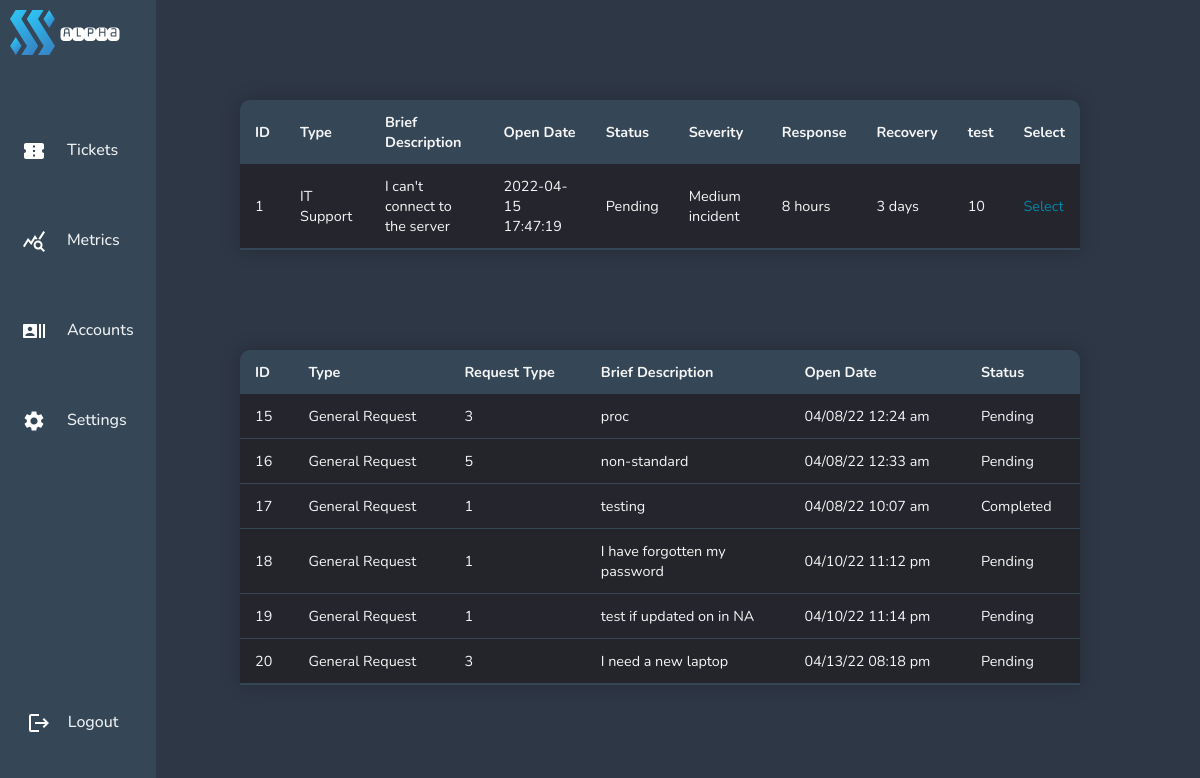
Page /pages/adminviewticket.php on the earlier database version.
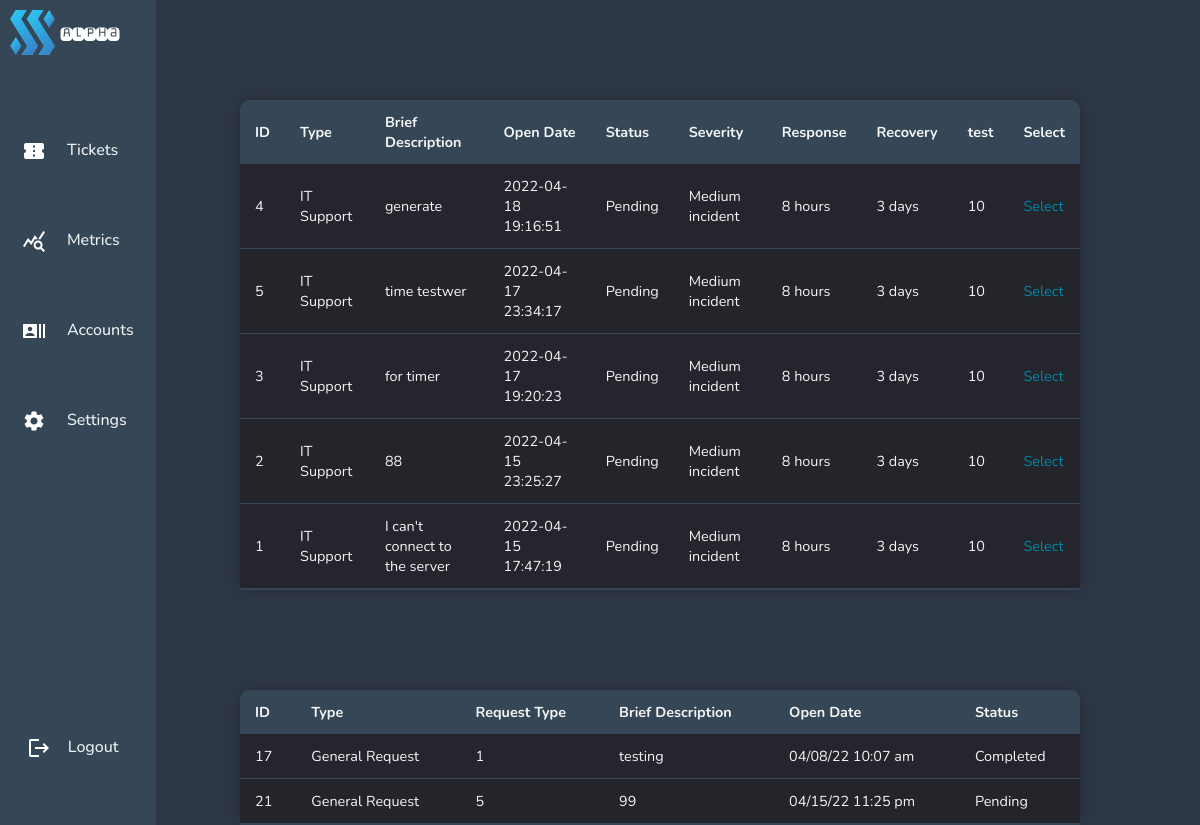
Same page on the later database version.
### tables this page shows
CREATE TABLE "requestticket" (
	"id"	INTEGER,
	"user"	INTEGER,
	"type"	TEXT,
	"request"	TEXT,
	"brief"	TEXT,
	"full"	TEXT,
	"status"	TEXT,
	"createdon"	TEXT,
	"comment"	TEXT,
	"updatedon"	TEXT,
	PRIMARY KEY("id" AUTOINCREMENT)
);

### pages/adminviewticket.php (the view, shortened to what this page needs)
<!DOCTYPE html>
<html lang="en">
<head>
    <?php include'../navigation/admindashnavbar.php';
    require ('../config/dbcon.php'); ?>
    <link rel="stylesheet" href="../navigation/admindashnavbar.css">
    <link rel="stylesheet" href="../css/admintickettable.css">
</head>
<body bgcolor="#2E3746">
<div class="full-screen-container">
    <?php
    $query = "
select itticket.id, itticket.type, itticket.brief, itticket.createdon, itticket.status,
itsupportservices.severity, itsupportservices.response, itsupportservices.recovery
from itticket
left join itsupportservices
on itticket.severity=itsupportservices.id
order by itticket.createdon DESC;
";
    $statement = $conn->prepare($query);
    $statement->execute();
    $statement->setFetchMode(PDO::FETCH_OBJ);
    $result = $statement->fetchAll();
    ?>
    <table class="ticket-table">
        <thead>
        <tr>
            <th>ID</th>
            <th>Type</th>
            <th>Brief Description</th>
            <th>Open Date</th>
            <th>Status</th>
            <th>Severity</th>
            <th>Response</th>
            <th>Recovery</th>
            <th>test</th>
            <th>Select</th>
            <?php $test  = 10; ?>
        </tr>
        </thead>
        <?php foreach($result as $data) { ?>
            <tr>
                <td><?= $data->id; ?> </td>
                <td><?= $data->type; ?> </td>
                <td><?= $data->brief; ?> </td>
                <td><?= $data->createdon; ?> </td>
                <td><?= $data->status; ?> </td>
                <td><?= $data->severity; ?> </td>
                <td><?= $data->response; ?> </td>
                <td><?= $data->recovery; ?> </td>
                <td><?= $test; ?> </td>
                <td>
                    <a href="../pages/admin-select-ticket.php?id=<?= $data->id; ?>" class="selectbutton">Select</a>
                </td>
            </tr>
            <?php
        }
        ?>
    </table>
    <?php
    $query = "SELECT * FROM requestticket";
    $statement = $conn->prepare($query);
    $statement->execute();
    $statement->setFetchMode(PDO::FETCH_OBJ);
    $result = $statement->fetchAll();
    ?>
    <table class="ticket-table" >
        <thead>
        <tr>
            <th>ID</th>
            <th>Type</th>
            <th>Request Type</th>
            <th>Brief Description</th>
            <th>Open Date</th>
            <th>Status</th>
        </tr>
        </thead>
        <?php foreach($result as $data) { ?>
            <tr>
                <td><?= $data->id; ?> </td>
                <td><?= $data->type; ?> </td>
                <td><?= $data->request; ?> </td>
                <td><?= $data->brief; ?> </td>
                <td><?= $data->createdon; ?> </td>
                <td><?= $data->status; ?> </td>
            </tr>
            <?php
        }
        ?>
    </table>
</div>
</body>
</html>

### navigation/admindashnavbar.php (shortened to what this page needs)
<!DOCTYPE html>
    <head>
        <link rel="stylesheet" href="admindashnavbar.css">
    </head>
    <body>
    <div class="navbar">
        <header>
            <a class="logo" href="/"><img src="../images/logo.svg" width="45" height="45" alt="logo"></a>
            <a class="logo2" href="/"><img src="../images/alpha.svg" width="60" height="60" alt="logo"></a>
            <nav>
                <ul class="nav__links">
                    <li><a href="../pages/admin-ticket-type-selection.php" class="link1">&nbsp;&nbsp;&nbsp;&nbsp;&nbsp;Tickets</a></li>
                    <li><a href="../pages/metrics.php" class="link2">&nbsp;&nbsp;&nbsp;&nbsp;&nbsp;Metrics</a></li>
                    <li><a href="../pages/accounts.php" class="link3">&nbsp;&nbsp;&nbsp;&nbsp;&nbsp;Accounts</a></li>
                    <li><a href="#" class="link4">&nbsp;&nbsp;&nbsp;&nbsp;&nbsp;Settings</a></li>
                </ul>
            </nav>
            <a class="cta" href="../pages/home.php">&nbsp;&nbsp;&nbsp;&nbsp;Logout</a>
        </header>
    </div>
    </body>
</html>

### navigation/admindashnavbar.css (style rules this page uses)
* { box-sizing: border-box; margin: 0; padding: 0; }
header { flex-direction: column; height: 100%; width: 13%; top: 0; left: 0; position: fixed; background-color: #354656 ; }
.logo { position: fixed; top: 10px; left: 10px; z-index: 9999; }
.logo2 { position: fixed; top: 4px; left: 60px; }
.nav__links a, .cta, .overlay__content a { display: flex; justify-content: flex-start; font-family: "Nunito", sans-serif; font-size: medium; font-weight: 500; color: #edf0f1; text-decoration: none; }
.link1::before { white-space: normal; content: url("../images/ticketicon.svg"); margin-left: 4px; }
.link2::before { content: url("../images/metricsicon.svg"); margin-left: 4px; }
.link3::before { content: url("../images/accountsicon.svg"); margin-left: 4px; }
.link4::before { content: url("../images/settingsicon.svg"); margin-left: 4px; }
.nav__links { list-style: none; display: flex; flex-direction: column; justify-content: space-between; padding-top: 300px; position: fixed; top: 100px; left: 0px; z-index: 9999; padding: 9px 17px; }
.nav__links li { padding: 30px 20px; padding-left: 1px; }
.nav__links li a { transition: color 0.3s ease 0s; }
.cta { position: fixed; bottom: 50px; left: 10px; z-index: 9999; padding: 9px 17px; background-color: transparent; border: none; border-radius: 15px; cursor: pointer; transition: background-color 0.3s ease 0s; }
.cta:before { content: url("../images/logouticon.svg"); }

### css/admintickettable.css (style rules this page uses)
* { box-sizing: border-box; font-family: "Nunito", sans-serif; }
.ticket-table { table-layout: fixed; margin-top: 100px; margin-left: 20%; margin-right: auto; margin-bottom: 0px; font-size: 0.9em; min-width: 70%; max-width: 70%; border-collapse: collapse; border-radius: 10px 10px 0 0; box-shadow: 0 0 20px rgba(0, 0 ,0, 0.20); overflow: hidden; }
.ticket-table thead tr { background-color: #354656; color: whitesmoke; text-align: left; font-weight: bold; }
.ticket-table th, .ticket-table td { max-width:180px; word-wrap:break-word; padding: 12px 15px; }
.ticket-table tbody tr { border-bottom: 1px solid #354656; color: whitesmoke; }
.ticket-table tbody tr:nth-of-type(even) { background-color: #24252a; }
.ticket-table tbody tr:nth-of-type(odd) { background-color: #24252d; }
.ticket-table tbody tr:last-of-type { border-bottom: 2px solid #354656; }
.ticket-table a { text-decoration : none; color: #0088a9; transition: color 0.3s ease 0s; }

Differences in the rows shown:
removed requestticket: id "15", type "General Request", request "3", brief "proc", createdon "04/08/22 12:24 am", status "Pending"
removed requestticket: id "16", type "General Request", request "5", brief "non-standard", createdon "04/08/22 12:33 am", status "Pending"
removed requestticket: id "18", type "General Request", request "1", brief "I have forgotten my password", createdon "04/10/22 11:12 pm", status "Pending"
removed requestticket: id "19", type "General Request", request "1", brief "test if updated on in NA", createdon "04/10/22 11:14 pm", status "Pending"
removed requestticket: id "20", type "General Request", request "3", brief "I need a new laptop", createdon "04/13/22 08:18 pm", status "Pending"
added requestticket: id "21", type "General Request", request "5", brief "99", createdon "04/15/22 11:25 pm", status "Pending"
Other differences:
new list line: "4 IT Support generate 2022-04-18 19:16:51 Pending Medium incident 8 hours 3 days 10 Select"
new list line: "5 IT Support time testwer 2022-04-17 23:34:17 Pending Medium incident 8 hours 3 days 10 Select"
new list line: "3 IT Support for timer 2022-04-17 19:20:23 Pending Medium incident 8 hours 3 days 10 Select"
new list line: "2 IT Support 88 2022-04-15 23:25:27 Pending Medium incident 8 hours 3 days 10 Select"
